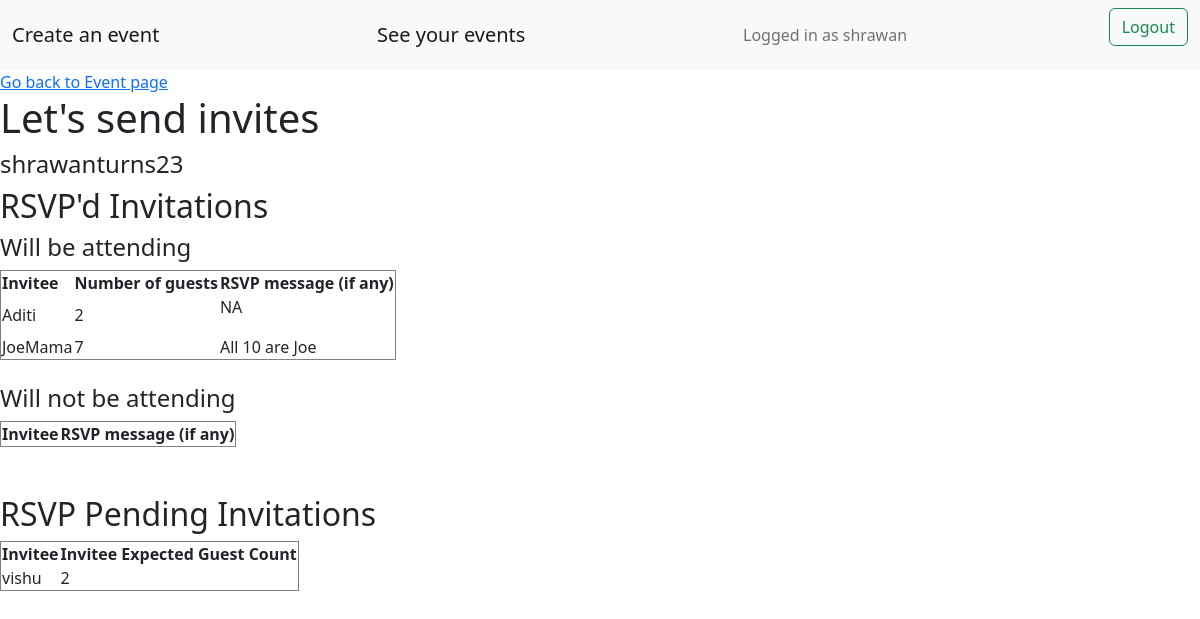
Page /event/shrawanturns23/viewrsvps (signed in) on the earlier database version.
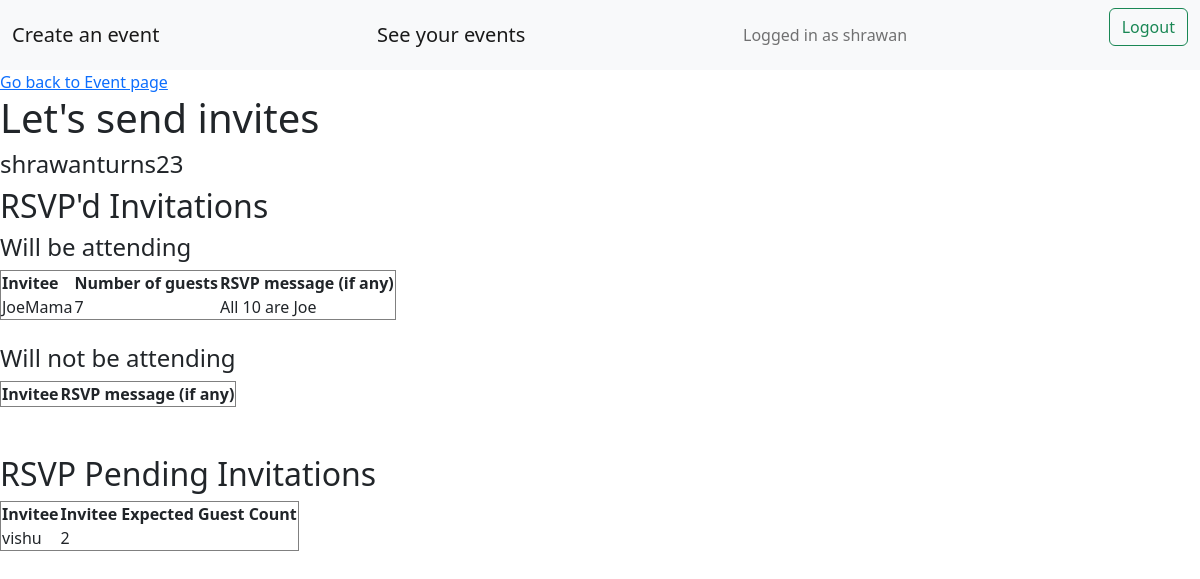
Same page on the later database version.
### invites/models.py (models this page shows, shortened)
class Invitation(models.Model):
    user = models.ForeignKey(Account,on_delete=models.CASCADE,related_name="invitee")
    eventcode = models.ForeignKey(Event,on_delete=models.CASCADE)
    invitation_from = models.ForeignKey(Account,on_delete=models.CASCADE,related_name="invitation_from")
    rsvp_done = models.BooleanField(default=False)
    rsvp_reject = models.BooleanField(default=False)
    remarks = models.CharField(max_length=300,blank=True)
    guest_count = models.DecimalField(max_digits=1, decimal_places=0,default = 1)
    name_for_invitation_without_registering = models.CharField(max_length=100,null=True,blank=True)
    email_for_invitation_without_registering = models.EmailField(null=True,blank=True)
    phone_for_invitation_without_registering = models.CharField(max_length=11,null=True,blank=True)

### accounts/models.py (models this page shows, shortened)
class Account(AbstractBaseUser):
    email = models.EmailField(verbose_name="email",max_length=60,unique=True)
    username = models.CharField(max_length=30,unique=True)
    date_joined = models.DateTimeField(verbose_name="date joined",auto_now_add=True)
    last_login = models.DateTimeField(verbose_name="last login",auto_now=True)
    is_admin = models.BooleanField(default=False)
    is_active = models.BooleanField(default=True)
    is_staff = models.BooleanField(default=False)
    is_superuser = models.BooleanField(default=False)
    profile_image = models.ImageField(max_length=255,upload_to = get_profile_image_filepath, null = True, blank = True)
    hide_email = models.BooleanField(default=True)
    phone_number = PhoneNumberField(unique=True)
    USERNAME_FIELD = 'email'
    REQUIRED_FIELDS = ['username','phone_number']
    objects = MyAccountManager()
    def __str__(self):
        return self.username

### invites/views.py (the view)
# urls.py: path('event/<str:eventcode_key>/viewrsvps',views.viewrsvps,name='viewrsvps'),
@login_required
def viewrsvps(request,eventcode_key):
    event = Event.objects.get(user = request.user, eventcode = eventcode_key)
    accepted_rsvpd_invitations = Invitation.objects.filter(eventcode = event, invitation_from = request.user, rsvp_done = True, rsvp_reject = False).exclude(user = request.user)
    rejected_rsvpd_invitations = Invitation.objects.filter(eventcode = event, invitation_from = request.user, rsvp_done = True, rsvp_reject = True).exclude(user = request.user)
    pending_invitations = Invitation.objects.filter(eventcode = event, invitation_from = request.user, rsvp_done = False)
    phone_numbers_of_accepted_rsvpd_invitations = accepted_rsvpd_invitations.values_list('user', flat=True)
    phone_numbers_of_accepted_rsvpd_invitations = Account.objects.filter(pk__in=phone_numbers_of_accepted_rsvpd_invitations)
    phone_numbers_of_accepted_rsvpd_invitations = [u.phone_number for u in phone_numbers_of_accepted_rsvpd_invitations]
    non_registered_rsvp_invites_accepted = Invitee.objects.filter(eventcode = event,invitee_rsvp = True, invitee_rsvp_reject = False)
    non_registered_rsvp_invites_accepted  = [invitee_obj for invitee_obj in non_registered_rsvp_invites_accepted if invitee_obj.invitee_phone not in phone_numbers_of_accepted_rsvpd_invitations]
    non_registered_rsvp_invites_rejected = Invitee.objects.filter(eventcode = event,invitee_rsvp = True, invitee_rsvp_reject = True)
    non_registered_rsvp_invites_rejected  = [invitee_obj for invitee_obj in non_registered_rsvp_invites_rejected if invitee_obj.invitee_phone not in phone_numbers_of_accepted_rsvpd_invitations]
    non_registered_invites_pending = Invitee.objects.filter(Q(invitee_email_sent=True) | Q(invitee_whatsapp_sent=True), invitee = event.user, eventcode = event)
    if request.method == 'GET':
        return render(
            request,
            'invites/viewrsvps.html',
            {
                'event':event,
                'accepted_rsvpd_invitations':accepted_rsvpd_invitations,
                'non_registered_rsvp_invites_accepted':non_registered_rsvp_invites_accepted,
                'rejected_rsvpd_invitations':rejected_rsvpd_invitations,
                'non_registered_rsvp_invites_rejected':non_registered_rsvp_invites_rejected,
                'pending_invitations':pending_invitations,
                'non_registered_invites_pending':non_registered_invites_pending
                }
            )

### invites/templates/invites/viewrsvps.html (shortened to what this page needs)
{% extends 'invites/base.html' %}
{% block content %}
<a href = "{% url 'viewevent' event.eventcode %}">Go back to Event page</a>
<h1>Let's send invites</h1>
<h4>{{ event.title }}</h4>
<h2>RSVP'd Invitations</h2>
<h4>Will be attending</h4>
    <table border="1">
        <tr>
            <th>Invitee</th>
            <th>Number of guests</th>
            <th>RSVP message (if any)</th>
        </tr>
        {% for invitee in accepted_rsvpd_invitations %}
        <tr>
            <td>{{ invitee.user }}</td>
            <td>{{ invitee.guest_count }}</td>
            <td>
                {% if invitee.remarks %}
                    {{ invitee.remarks }}
                {% else %}
                    <p>NA</p>
                {% endif %}
            </td>
        </tr>
        {% endfor %}
    </table>
<h4>Will not be attending</h4>
    <table border="1">
        <tr>
            <th>Invitee</th>
            <th>RSVP message (if any)</th>
        </tr>
    </table>
<h2>RSVP Pending Invitations</h2>
<table border="1">
    <tr>
        <th>Invitee</th>
        <th>Invitee Expected Guest Count</th>
    </tr>
    {% for invitee in pending_invitations %}
    <tr>
        <td>{{ invitee.user }}</td>
        <td>{{ invitee.guest_count }}</td>
    </tr>
    {% endfor %}
</table>
{% endblock %}

Differences in the rows shown:
removed Invitation: user "Aditi", guest_count "2", remarks "NA", shown under "Will be attending"
